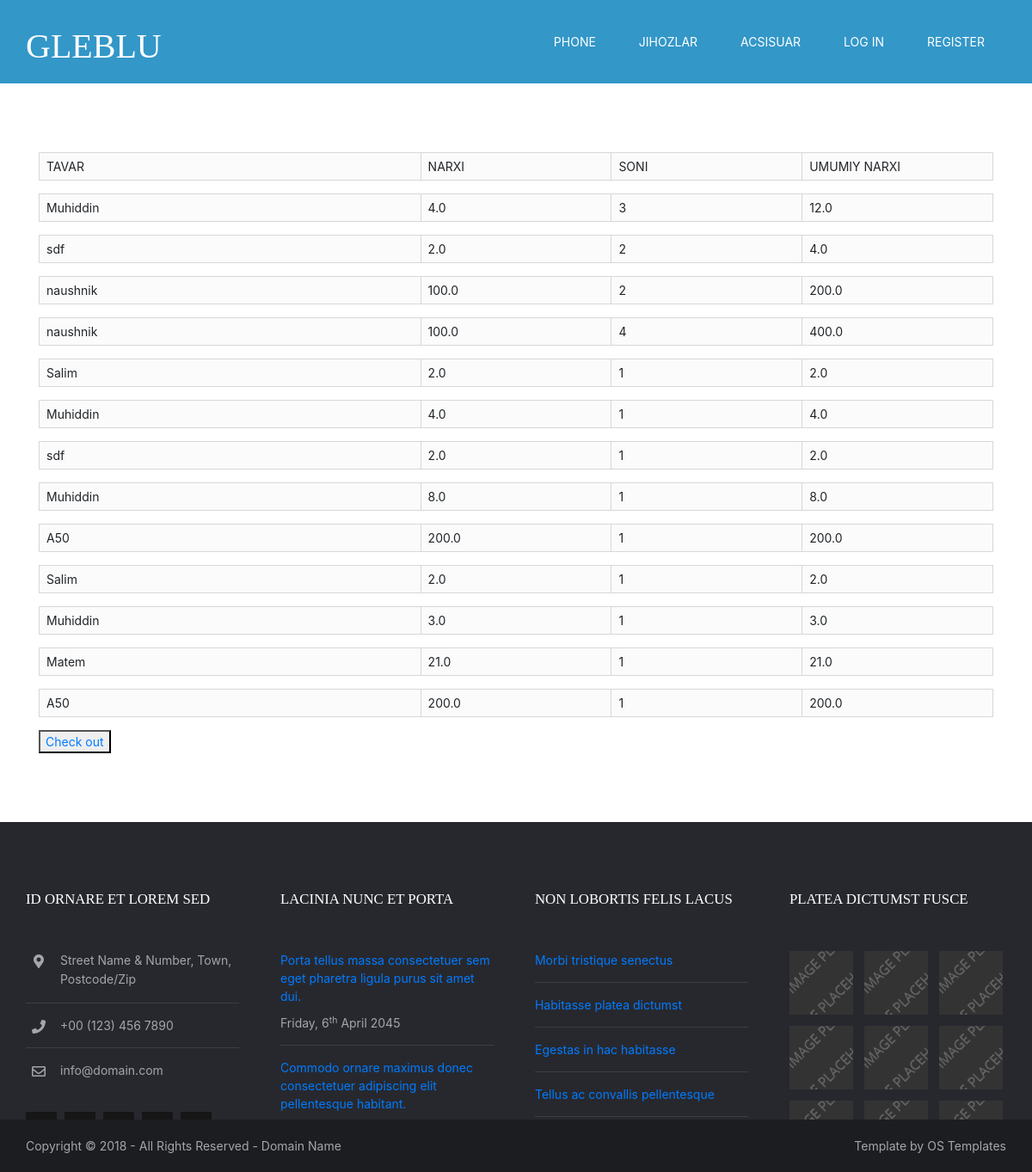
Before: /cart/ with the older database file.
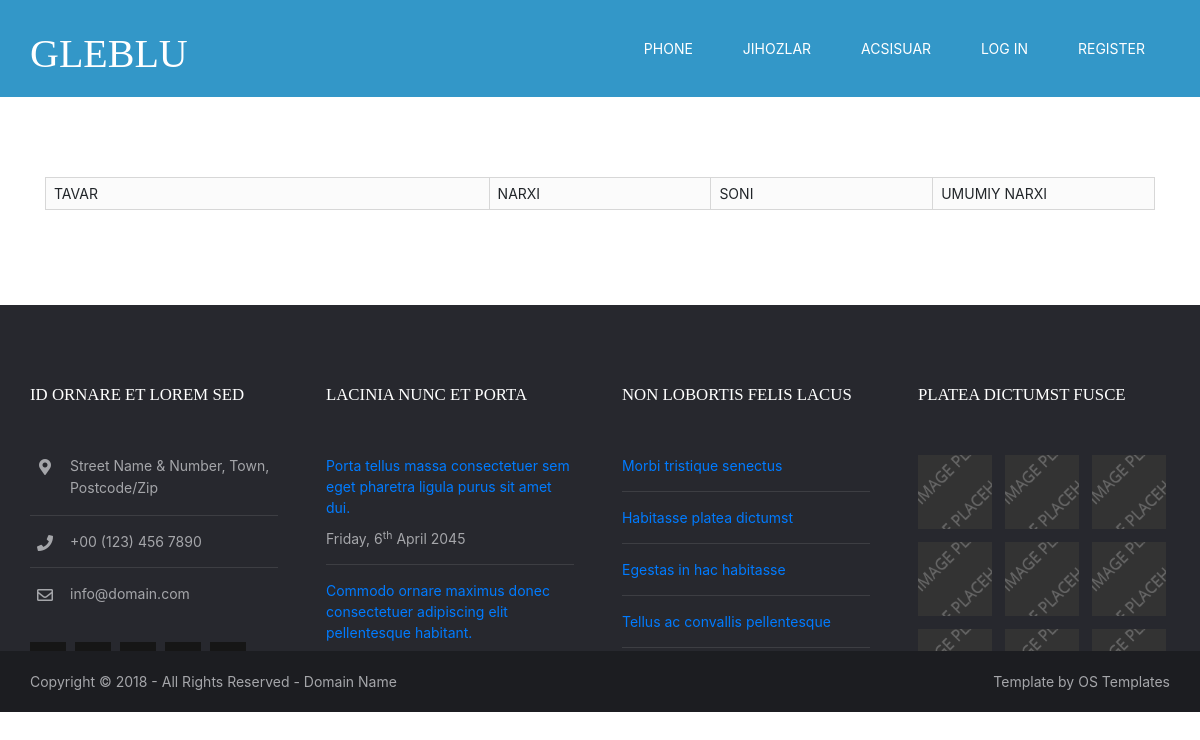
After: the same page with the newer database file.
### bloc/models.py (models this page shows, shortened)
class Cart(models.Model):
    user = models.ForeignKey(User, on_delete=models.CASCADE, default='')
    product = models.ForeignKey(Product, on_delete=models.CASCADE, blank=True, null=True)
    quantity = models.IntegerField(default=1)
    subtotel = models.FloatField(default=1)

class Product(models.Model):
    PRODUCT_TYPE = (
        ('furniture', 'FURNITURE'),
        ('phones', 'PHONES'),
        ('accessories', 'ACCESSORIES')
    )
    name = models.CharField(max_length=128)
    description = models.CharField(max_length=1024, blank=True, null=True)
    price = models.FloatField()
    image = models.ImageField(upload_to='product/', blank=True, null=True)
    type = models.CharField(choices=PRODUCT_TYPE, max_length=16)
    created_at = models.DateTimeField(auto_now_add=True)
    updated_at = models.DateTimeField(auto_now=True)
    def __str__(self):
        return self.name

### bloc/views.py (the view)
# urls.py: path('cart/', views.CartView.as_view(), name='cart'),
class CartView(ListView):
    model = Cart
    template_name = 'pages/cart.html'
    context_object_name = 'carts'

### bloc/templates/pages/cart.html
{% extends 'base.html' %}
{% load static %}
{% block content %}
<div class="container">
    <table>
    <tr>
        <td style="width: 40%;">TAVAR</td>
        <td style="width: 20%;">NARXI</td>
        <td style="width: 20%;">SONI</td>
        <td style="width: 20%;">UMUMIY NARXI</td>
    </tr>
        </table>
    {% for cart in carts%}
        <table>
    <tr>
        <td style="width: 40%;">{{cart.product}}</td>
        <td style="width: 20%;">{{cart.product.price}}</td>
        <td style="width: 20%;">{{cart.quantity}}</td>
        <td style="width: 20%;"> {{cart.subtotel}}</td>
    </tr>
        </table>
    {% endfor %}
    {% if carts%}
    <button><a href="{% url 'order'%}">Check out</a></button>
    {% endif %}
</div>
{% endblock %}

### bloc/templates/base.html (shortened to what this page needs)
{% load static %}
<!DOCTYPE html>
<html lang="">
<head>
    <link href="{% static 'layout/styles/layout.css' %}" rel="stylesheet" type="text/css" media="all">
    <link rel="stylesheet" href="{% static 'bootstrap/bootstrap.css' %}">
    <link rel="stylesheet" href="{% static 'layout/styles/owl.carousel.min.css' %}">
</head>
<body id="top">
<div class="wrapper row1" style="background-color:#3397C8;">
    <header id="header" class="hoc clear">
        <div id="logo" class="fl_left">
            <h1><a href="{% url 'index' %}">Gleblu</a></h1>
        </div>
        <nav id="mainav" class="fl_right">
            <ul class="clear">
                <li><a href="{% url 'category' 'phones' %}">Phone</a></li>
                <li><a href="{% url 'category' 'furniture' %}">Jihozlar</a></li>
                <li><a href="{% url 'category' 'accessories' %}">Acsisuar</a></li>
                {% if user.is_authenticated %}
                    <li><a href="">Hi {{ user.username }}!</a></li>
                <li><a href="{% url 'logout' %}">Log Out</a></li>
                <li><a href="{% url 'cart' %}">Cart</a></li>
                {% else %}
                    <li><a href="{% url 'login' %}">Log In</a></li>
                <li><a href="{% url 'register' %}">register</a></li>
                {% endif %}
            </ul>
        </nav>
    </header>
</div>
{% block content %}{% endblock %}
<div class="wrapper row4">
    <footer id="footer" class="hoc clear">
        <div class="one_quarter first">
            <h6 class="heading">Id ornare et lorem sed</h6>
            <ul class="nospace linklist contact btmspace-30">
                <li><i class="fas fa-map-marker-alt"></i>
                    <address>
                        Street Name &amp; Number, Town, Postcode/Zip
                    </address>
                </li>
                <li><i class="fas fa-phone"></i> +00 (123) 456 7890</li>
                <li><i class="far fa-envelope"></i> info@domain.com</li>
            </ul>
            <ul class="faico clear">
                <li><a class="faicon-facebook" href="#"></a></li>
                <li><a class="faicon-google-plus" href="#"></a></li>
                <li><a class="faicon-linkedin" href="#"></a></li>
                <li><a class="faicon-twitter" href="#"></a></li>
                <li><a class="faicon-vk" href="#"></a></li>
            </ul>
        </div>
        <div class="one_quarter">
            <h6 class="heading">Lacinia nunc et porta</h6>
            <ul class="nospace linklist">
                <li>
                    <article>
                        <p class="nospace btmspace-10"><a href="#">Porta tellus massa consectetuer sem eget pharetra
                            ligula purus sit amet dui.</a></p>
                        <time class="block font-xs" datetime="2045-04-06">Friday, 6<sup>th</sup> April 2045</time>
                    </article>
                </li>
                <li>
                    <article>
                        <p class="nospace btmspace-10"><a href="#">Commodo ornare maximus donec consectetuer adipiscing
                            elit pellentesque habitant.</a></p>
                        <time class="block font-xs" datetime="2045-04-05">Thursday, 5<sup>th</sup> April 2045</time>
                    </article>
                </li>
            </ul>
        </div>
        <div class="one_quarter">
            <h6 class="heading">Non lobortis felis lacus</h6>
            <ul class="nospace linklist">
                <li><a href="#">Morbi tristique senectus</a></li>
                <li><a href="#">Habitasse platea dictumst</a></li>
                <li><a href="#">Egestas in hac habitasse</a></li>
                <li><a href="#">Tellus ac convallis pellentesque</a></li>
                <li><a href="#">Lacus tortor varius erat</a></li>
            </ul>
        </div>
        <div class="one_quarter">
            <h6 class="heading">Platea dictumst fusce</h6>
            <ul class="nospace clear latestimg">
                <li><a class="imgover" href="#"><img src="{% static 'images/demo/100x100.png' %}" alt=""></a></li>
                <li><a class="imgover" href="#"><img src="{% static 'images/demo/100x100.png' %}" alt=""></a></li>
                <li><a class="imgover" href="#"><img src="{% static 'images/demo/100x100.png' %}" alt=""></a></li>
                <li><a class="imgover" href="#"><img src="{% static 'images/demo/100x100.png' %}" alt=""></a></li>
                <li><a class="imgover" href="#"><img src="{% static 'images/demo/100x100.png' %}" alt=""></a></li>
                <li><a class="imgover" href="#"><img src="{% static 'images/demo/100x100.png' %}" alt=""></a></li>
                <li><a class="imgover" href="#"><img src="{% static 'images/demo/100x100.png' %}" alt=""></a></li>
                <li><a class="imgover" href="#"><img src="{% static 'images/demo/100x100.png' %}" alt=""></a></li>
                <li><a class="imgover" href="#"><img src="{% static 'images/demo/100x100.png' %}" alt=""></a></li>
            </ul>
        </div>
    </footer>
</div>
<div class="wrapper row5">
    <div id="copyright" class="hoc clear">
        <p class="fl_left">Copyright &copy; 2018 - All Rights Reserved - <a href="#">Domain Name</a></p>
        <p class="fl_right">Template by <a target="_blank" href="https://www.os-templates.com/"
                                           title="Free Website Templates">OS Templates</a></p>
    </div>
</div>
</body>
</html>

### static/layout/styles/layout.css (style rules this page uses)
#header #logo { margin:30px 0 0 0; }
#header #logo h1 { margin:0; padding:0; font-size:40px; text-transform:uppercase; }
.container { padding:80px 0; }
#footer { padding:80px 0; }
#footer .heading { margin-bottom:50px; font-size:1.2rem; }
#footer .linklist li { display:block; margin-bottom:15px; padding:0 0 15px 0; border-bottom:1px solid; }
#footer .linklist li:last-child { margin:0; padding:0; border:none; }
#footer .linklist li::before, #footer .linklist li::after { display:table; content:""; }
#footer .linklist li, #footer .linklist li::after { clear:both; }
#footer .contact.linklist li, #footer .contact.linklist li:last-child { position:relative; padding-left:40px; }
#footer .contact li * { margin:0; padding:0; line-height:1.6; }
#footer .contact li i { display:block; position:absolute; top:0; left:0; width:30px; font-size:16px; text-align:center; }
#footer .latestimg > li { display:inline-block; float:left; width:30%; margin:0 0 5% 5%; }
#footer .latestimg > li:nth-last-child(-n+3) { margin-bottom:0; }
#footer .latestimg > li:nth-child(3n+1) { margin-left:0; clear:left; }
#footer .latestimg > li img { width:100%; }
#footer .latestimg > li a.imgover { display:block; }
#copyright { padding:20px 0; }
#copyright * { margin:0; padding:0; }
*, *::before, *::after { transition:all .3s ease-in-out; }
nav ul, nav ol { margin:0; padding:0; list-style:none; }
#mainav, #breadcrumb, .sidebar nav { line-height:normal; }
#mainav ul { text-transform:uppercase; }
#mainav li { display:block; position:relative; float:left; margin:0; padding:0; }
#mainav li:last-child { margin-right:0; }
#mainav li a { display:block; padding:40px 25px; }
table, th, td { border:1px solid; border-collapse:collapse; vertical-align:top; }
table, th { table-layout:auto; }
table { width:100%; margin-bottom:15px; }
th, td { padding:5px 8px; }
td { border-width:0 1px; }
.faico { margin:0; padding:0; list-style:none; }
.faico li { display:inline-block; margin:8px 5px 0 0; padding:0; line-height:normal; }
.faico li:last-child { margin-right:0; }
.faico a { display:inline-block; width:36px; height:36px; line-height:36px; font-size:18px; text-align:center; }
.faico a { color:inherit; background-color:#161616; }
body { color:#A5A6AA; background-color:#1C1D21; }
a { color:#FF3F4A; }
.imgover, .imgover:hover::after { color:#FFFFFF; }
.row1 { color:#FFFFFF; }
.row4 { color:#A5A6AA; background-color:#27282E; }
.row5, .row5 a { color:#A5A6AA; background-color:#1C1D21; }
#header #logo h1 a { color:inherit; }
#footer .heading { color:#FFFFFF; }
#footer hr, #footer .borderedbox, #footer .linklist li { border-color:rgba(255,255,255,.1); }
#mainav li a { color:inherit; border-color:transparent; }
table, th, td, #comments .avatar, #comments input, #comments textarea { border-color:#D7D7D7; }
tr, #comments li, #comments input[type="submit"], #comments input[type="reset"] { color:inherit; background-color:#FBFBFB; }
@media screen and (min-width:1140px) { .hoc { max-width:1140px; } }

Changed rows visible on the page:
removed Cart: product "Muhiddin", product.price "4.0", quantity "3", subtotel "12.0"
removed Cart: product "sdf", product.price "2.0", quantity "2", subtotel "4.0"
removed Cart: product "naushnik", product.price "100.0", quantity "2", subtotel "200.0"
removed Cart: product "naushnik", product.price "100.0", quantity "4", subtotel "400.0"
removed Cart: product "Salim", product.price "2.0", quantity "1", subtotel "2.0"
removed Cart: product "Muhiddin", product.price "4.0", quantity "1", subtotel "4.0"
removed Cart: product "sdf", product.price "2.0", quantity "1", subtotel "2.0"
removed Cart: product "Muhiddin", product.price "8.0", quantity "1", subtotel "8.0"
removed Cart: product "A50", product.price "200.0", quantity "1", subtotel "200.0"
removed Cart: product "Salim", product.price "2.0", quantity "1", subtotel "2.0"
removed Cart: product "Muhiddin", product.price "3.0", quantity "1", subtotel "3.0"
removed Cart: product "Matem", product.price "21.0", quantity "1", subtotel "21.0"
removed Cart: product "A50", product.price "200.0", quantity "1", subtotel "200.0"
Other visible differences:
text no longer shown: "Check out"
